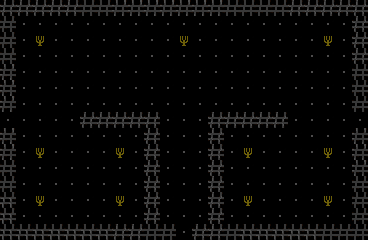

A 2D game scene composited from a Tiled map and its tileset images. What follows is a short description and the map's XML, with each tile layer's data collapsed to a summary:
An orthogonal 23x15 tile map with 16x16 px tiles, 1 tile layer (Capa de patrones 1) and 16 objects.

<map version="1.10" tiledversion="1.12.2" orientation="orthogonal" renderorder="right-down" width="23" height="15" tilewidth="16" tileheight="16" infinite="0" nextlayerid="4" nextobjectid="49">
 <tileset firstgid="1" name="tileset" tilewidth="16" tileheight="16" tilecount="64" columns="8">
  <image source="../tileset/tileset.png" width="128" height="128" />
 </tileset>
 <layer id="1" name="Capa de patrones 1" width="23" height="15">
  <data>[345 cells, 345 non-empty, 6 distinct tile ids]</data>
 </layer>
 <objectgroup id="3" name="spawnEnemigo">
  <object id="38" x="64" y="176" width="16" height="16" />
  <object id="39" x="288" y="176" width="16" height="16" />
  <object id="40" x="288" y="48" width="16" height="16" />
  <object id="41" x="64" y="48" width="16" height="16" />
  <object id="42" x="176" y="48" width="16" height="16" />
 </objectgroup>
 <objectgroup id="2" name="colisiones">
  <object id="28" x="0" y="0" width="368" height="16" />
  <object id="30" x="192" y="224" width="160" height="16" />
  <object id="31" x="208" y="112" width="16" height="112" />
  <object id="34" x="144" y="128" width="16" height="96" />
  <object id="35" x="0" y="224" width="176" height="16" />
  <object id="43" x="0" y="16" width="16" height="96" />
  <object id="44" x="0" y="128" width="16" height="80" />
  <object id="45" x="80" y="112" width="80" height="16" />
  <object id="46" x="224" y="112" width="64" height="16" />
  <object id="47" x="352" y="128" width="16" height="112" />
  <object id="48" x="352" y="16" width="16" height="96" />
 </objectgroup>
</map>
